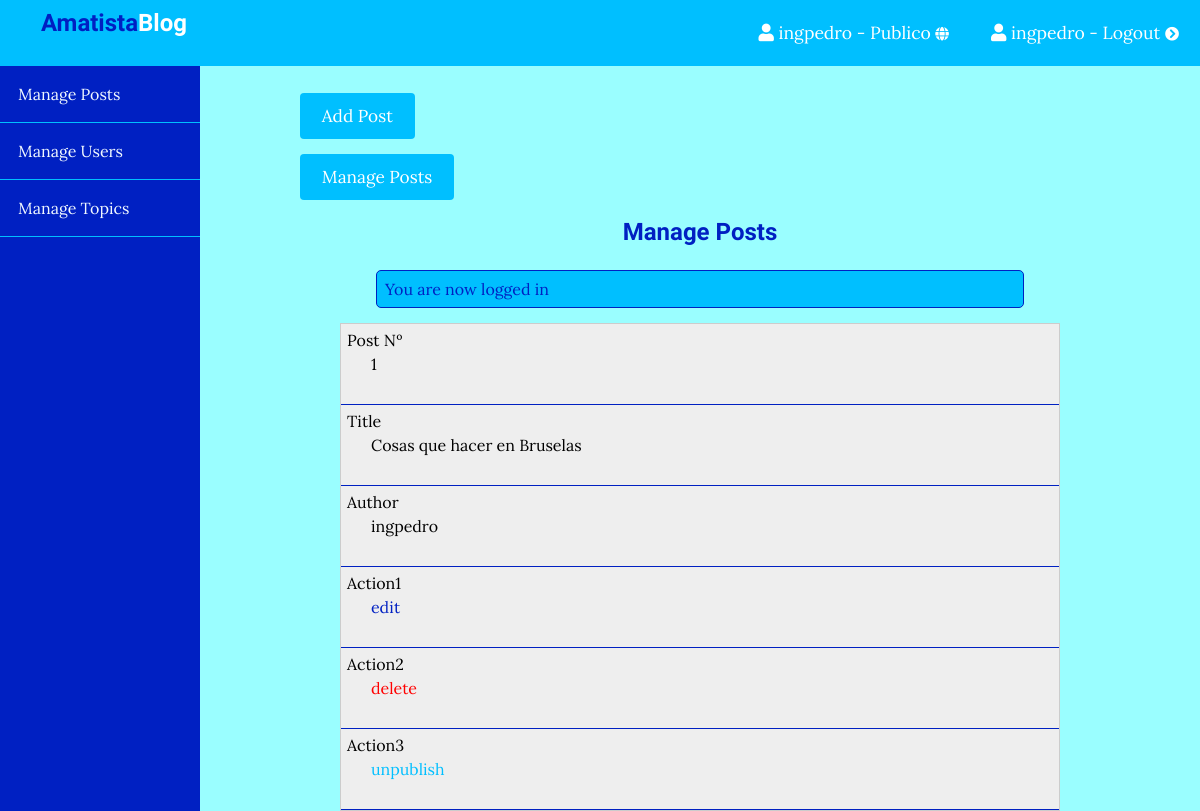
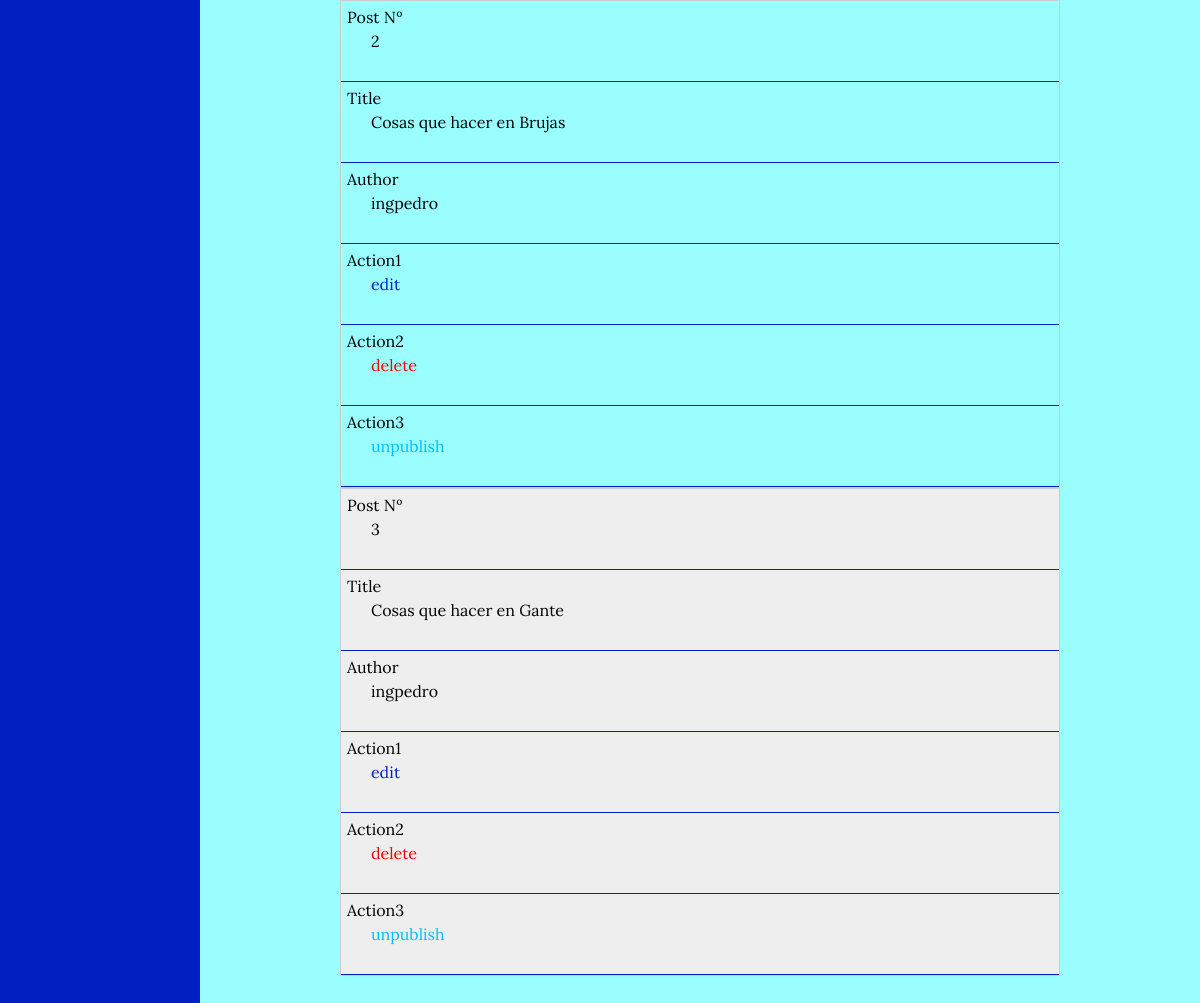
The page /admin/posts/index.php (signed in) on the database its author committed (2 pictures, top to bottom).
### tables this page shows
CREATE TABLE `posts` (
  `id` int(11) NOT NULL,
  `user_id` int(11) NOT NULL,
  `username` varchar(255) DEFAULT NULL,
  `topic_id` int(11) DEFAULT NULL,
  `title` varchar(255) NOT NULL,
  `image` varchar(255) NOT NULL,
  `body` text NOT NULL,
  `comments` int(11) DEFAULT NULL,
  `published` tinyint(4) NOT NULL,
  `created_at` datetime NOT NULL DEFAULT CURRENT_TIMESTAMP
);

### app/database/db.php (called while the page is built, shortened)
<?php
require('connect.php');
function selectAll($table, $conditions = [])
{
    global $conn;
    $sql = "SELECT * FROM $table";
    if (empty($conditions)) {
        $stmt = $conn->prepare($sql);
        $stmt->execute();
        $records = $stmt->get_result()->fetch_all(MYSQLI_ASSOC);
        return $records;
    }
}

### app/controllers/posts.php (called while the page is built, shortened)
<?php
include(ROOT_PATH . "/app/database/db.php");
$table = 'posts';
$posts = selectAll($table);

### admin/posts/index.php (the view, shortened to what this page needs)
<?php include(ROOT_PATH . "/app/controllers/posts.php");
?>
<!DOCTYPE html>
<html lang="en">
    <head>
        <link rel="stylesheet"
            href="https://use.fontawesome.com/releases/v5.7.2/css/all.css"
>
        <link rel="stylesheet" href="../../assets/css/style.css">
        <link rel="stylesheet" href="../../assets/css/admin.css">
    </head>
    <body>
    <?php include(ROOT_PATH . "/app/includes/adminHeader.php"); ?>
        <div class="admin-wrapper">
        <?php include(ROOT_PATH . "/app/includes/adminSidebar.php"); ?>
            <div class="admin-content">
                <div class="button-group">
                    <a href="create.php" class="btn btn-big">Add Post</a><br><br><br>
                    <a href="index.php" class="btn btn-big">Manage Posts</a>
                </div>
                <div class="content">
                    <h2 class="page-title">Manage Posts</h2>
                    <?php include(ROOT_PATH . "/app/includes/messages.php"); ?>
                    <table>
                        <tbody>
                            <?php foreach ($posts as $key => $post): ?>
                                <tr>
                                    <td><?php echo $key + 1; ?></td>
                                    <td><?php echo $post['title'] ?></td>
                                    <td><?php echo $post['username'] ?></td>
                                    <td><a href="edit.php?id=<?php echo $post['id']; ?>" class="edit">edit</a></td>
                                    <td><a href="edit.php?delete_id=<?php echo $post['id']; ?>" class="delete">delete</a></td>
                                    <?php if ($post['published']): ?>
                                        <td><a href="edit.php?published=0&p_id=<?php echo $post['id'] ?>" class="unpublish">unpublish</a></td>
                                    <?php else: ?>
                                        <td><a href="edit.php?published=1&p_id=<?php echo $post['id'] ?>" class="publish">publish</a></td>
                                    <?php endif; ?>
                                </tr>
                            <?php endforeach; ?>
                        </tbody>
                    </table>
                </div>
            </div>
        </div>
    </body>
</html>

### assets/css/style.css (style rules this page uses)
* { box-sizing: border-box; }
html, body { height: 100%; padding: 0px; margin: 0px; background: #9AFEFF ; font-family: "Lora", serif; }
h1, h2, h3, h4, h5, h6 { font-family: "Candal", serif; color: #0020C2; margin: 5px; }
a { text-decoration: none; color: inherit; }
.btn { padding: 0.5rem 1rem; background: #00BFFF; color: white; border: 1px solid transparent; border-radius: 0.25rem; font-size: 1.08em; font-family: "Lora", serif; }
.btn-big { padding: 0.7rem 1.3rem; line-height: 1.3rem; }
.content { width: 90%; margin: 30px auto 30px; }
table { width: 100%; border-collapse: collapse; }
tr:nth-of-type(odd) { background: #eee; }
td, th { padding: 30px; border: 1px solid #ccc; text-align: left; }
@media only screen and (max-width: 760px),
(min-device-width: 768px) and (max-device-width: 1024px) { table, thead, tbody, th, td, tr { display: block; } }
@media only screen and (max-width: 760px),
(min-device-width: 768px) and (max-device-width: 1024px) { tr { border: 1px solid #ccc; } }
@media only screen and (max-width: 760px),
(min-device-width: 768px) and (max-device-width: 1024px) { td { border: none; border-bottom: 1px solid #eee; position: relative; padding-left: 50%; } }
@media only screen and (max-width: 760px),
(min-device-width: 768px) and (max-device-width: 1024px) { td:before { position: absolute; top: 6px; left: 6px; width: 45%; padding-right: 10px; white-space: nowrap; } }
@media only screen and (max-width: 760px),
(min-device-width: 768px) and (max-device-width: 1024px) { td:nth-of-type(1):before { content: "Post Nº"; } }
@media only screen and (max-width: 760px),
(min-device-width: 768px) and (max-device-width: 1024px) { td:nth-of-type(2):before { content: "Title"; } }
@media only screen and (max-width: 760px),
(min-device-width: 768px) and (max-device-width: 1024px) { td:nth-of-type(3):before { content: "Author"; } }
@media only screen and (max-width: 760px),
(min-device-width: 768px) and (max-device-width: 1024px) { td:nth-of-type(4):before { content: "Action1"; } }
@media only screen and (max-width: 760px),
(min-device-width: 768px) and (max-device-width: 1024px) { td:nth-of-type(5):before { content: "Action2"; } }
@media only screen and (max-width: 760px),
(min-device-width: 768px) and (max-device-width: 1024px) { td:nth-of-type(6):before { content: "Action3"; } }

### assets/css/admin.css (style rules this page uses)
.admin-wrapper { display: flex; height: calc(100% - 66px); }
.admin-wrapper .admin-content { flex: 8; height: 100%; padding: 40px 100px 100px; overflow-y: scroll; }
.admin-content .page-title { text-align: center; margin-bottom: 1.5rem; }
th, td { padding: 30px; text-align: left; border-bottom: 1px solid #0020C2; }
.edit { color: #0020C2; }
.delete { color: red; }
.unpublish { color: #00BFFF; }

### rows shown on the page
posts: title "Cosas que hacer en Bruselas", username "ingpedro"
posts: title "Cosas que hacer en Brujas", username "ingpedro"
posts: title "Cosas que hacer en Gante", username "ingpedro"

### other values the page prints
$_SESSION['username'] "ingpedro"
$_SESSION['message'] "You are now logged in"
